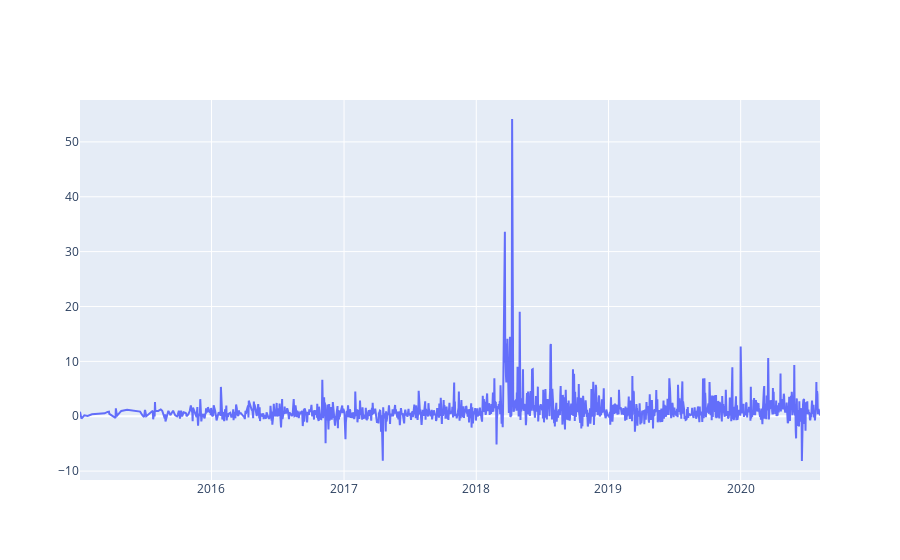

The code cell stored with this chart in its notebook:
### Code cell
fig = go.Figure()
fig.add_trace(go.Scatter(x = list(senti_score.index), y = senti_score['article_sentiment'],
                    mode='lines',
                    name='sarticle sentiment'))

fig.show()

### Figure 1 — Plotly figure (JSON) as saved in the notebook; plotly's stock layout.template omitted (floating-point values rounded to 4 significant figures; data arrays with more than 128 entries replaced by an {"elided": "..."} marker saying what was removed)
{"data": [{"mode": "lines", "name": "sarticle sentiment", "type": "scatter", "x": {"elided": "1489 str values"}, "y": {"elided": "1489 float values"}}], "layout": {}}
